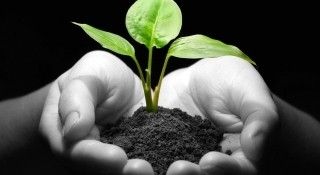
#> input picture a.jpg, 320 x 175 px; the run also reads 1 picture not shown here
$ python compare.py   (older library calls are emulated)
#> lines starting #> are read from the running program, lines starting #| are printed output that depends on the picture
# USAGE
# python compare.py

# import the necessary packages
from skimage.measure import structural_similarity as ssim
import matplotlib.pyplot as plt
import numpy as np
import sys
import PIL
from PIL import Image
import urllib
import math


sys.path.append('/usr/local/lib/python2.7/site-packages')
import cv2

def mse(imageA, imageB):
	err = np.sum((imageA.astype("float") - imageB.astype("float"))**2)
	err =(err/ float(imageA.shape[0] * imageA.shape[1]))

	err=math.sqrt(err)

	if err>100:
		err=100

	return 100-err


def compare_images(imageA, imageB, title):
	# compute the mean squared error and structural similarity
	# index for the images
	m = mse(imageA, imageB)


	# setup the figure
	fig = plt.figure(title)


	plt.suptitle(" \nSIMILARITY: %.2f percentage" % (m))

	# show first image
	ax = fig.add_subplot(1, 2, 1)
	plt.imshow(imageA, cmap = plt.cm.gray)
	plt.axis("off")

	# show the second image
	ax = fig.add_subplot(1, 2, 2)
	plt.imshow(imageB, cmap = plt.cm.gray)
	plt.axis("off")

	# show the images
	plt.show()


imagea=raw_input("enter the url of the first image\n")
#> the answer given: a.jpg
urllib.urlretrieve(imagea,"a.jpg")
img = Image.open('a.jpg')
#> img is the input picture: PIL image 320x175 RGB; mean R, G, B 74.3, 77.3, 69.6

img = img.resize((300,300), PIL.Image.ANTIALIAS)
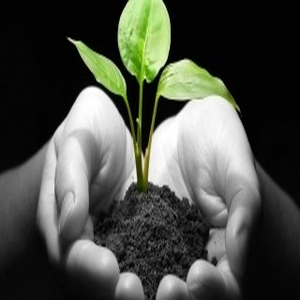
#> img: PIL image 300x300 RGB; mean R, G, B 74.3, 77.3, 69.6
img.save('d.jpg')

imageb=raw_input("\nenter the url of the second image \n")
#> the answer given: k.jpg
urllib.urlretrieve(imageb, "k.jpg")
#> (the run stopped early here; a loop or call above may not have finished)
